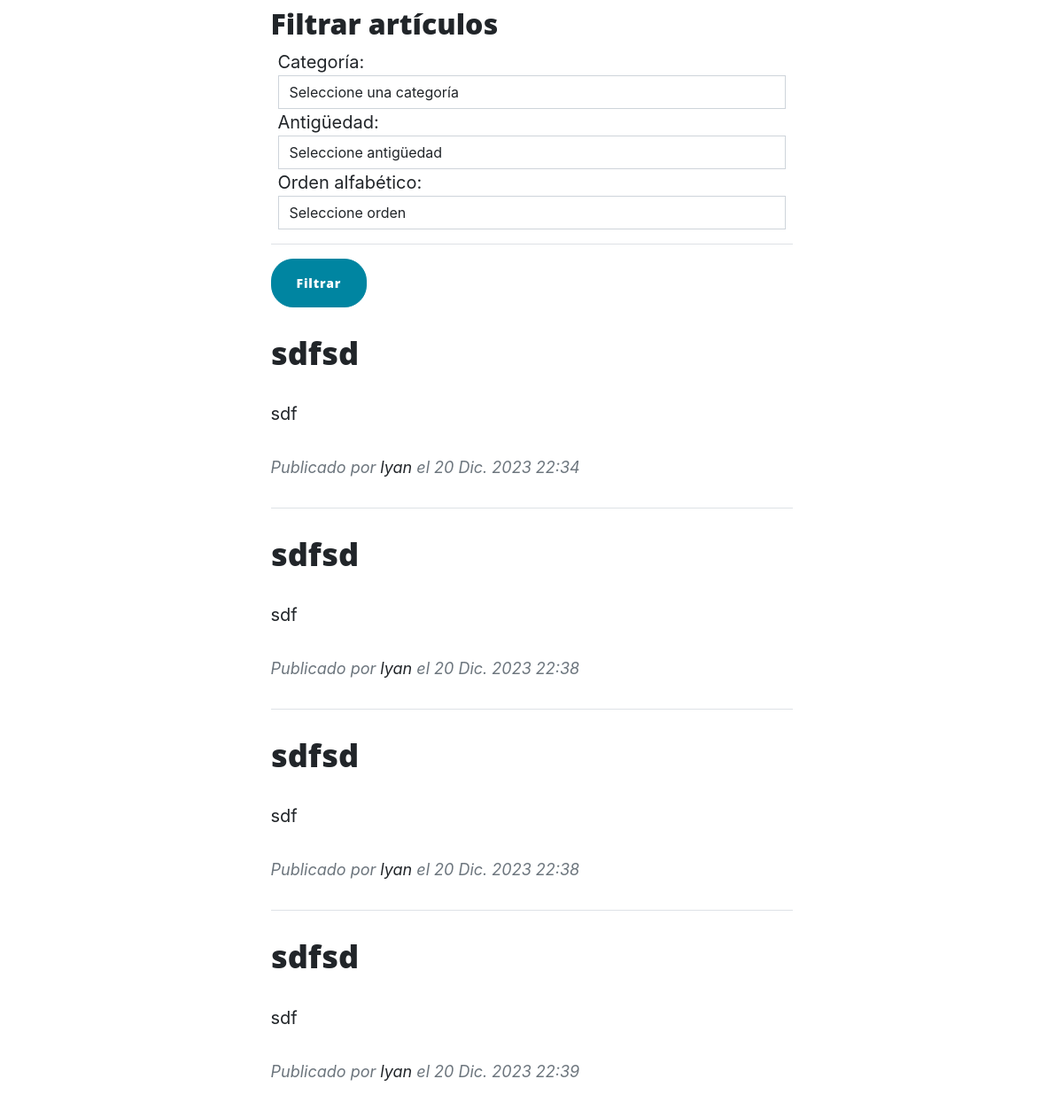
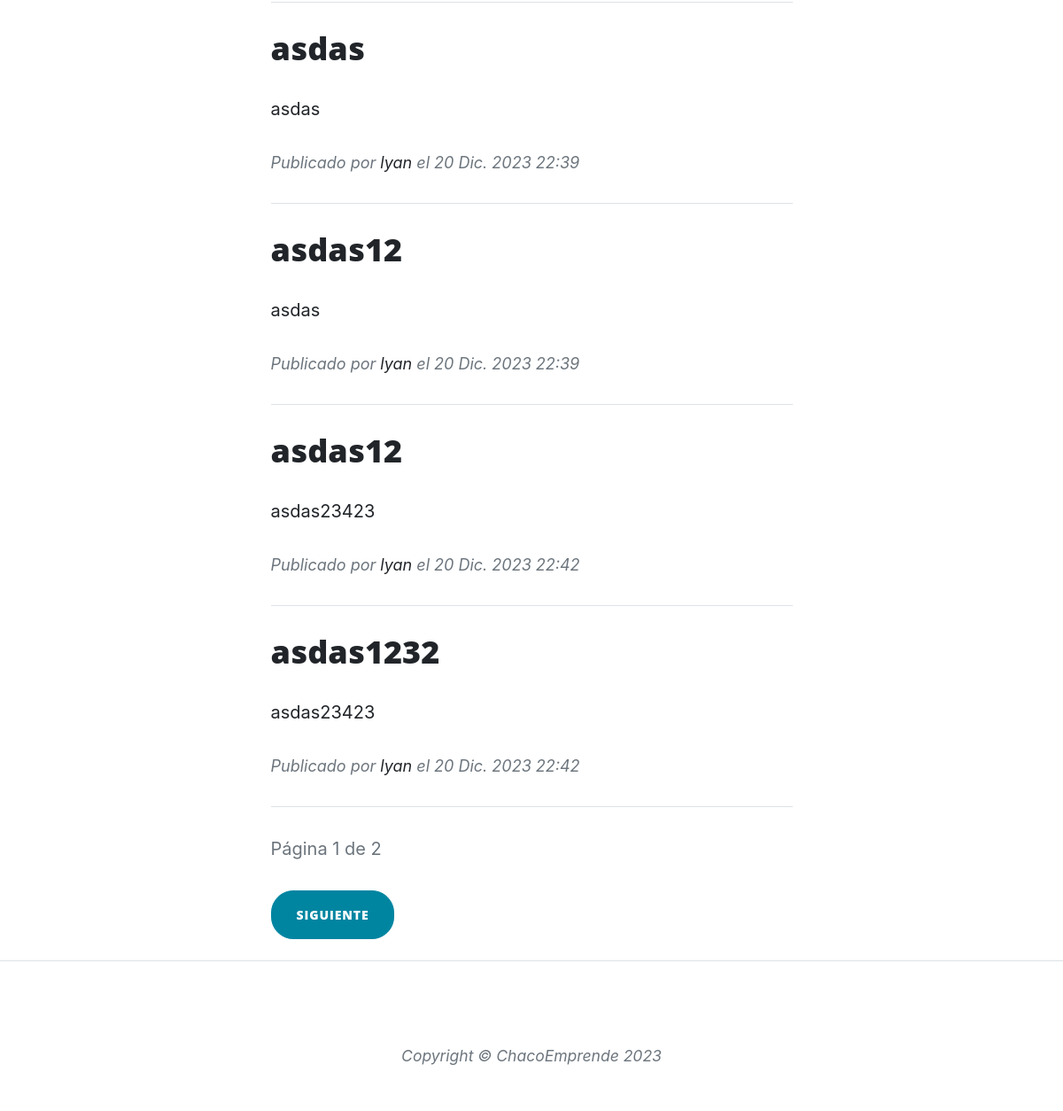
Page /articulos/lista/ (lower part) on the earlier database version (2 pictures, top to bottom).
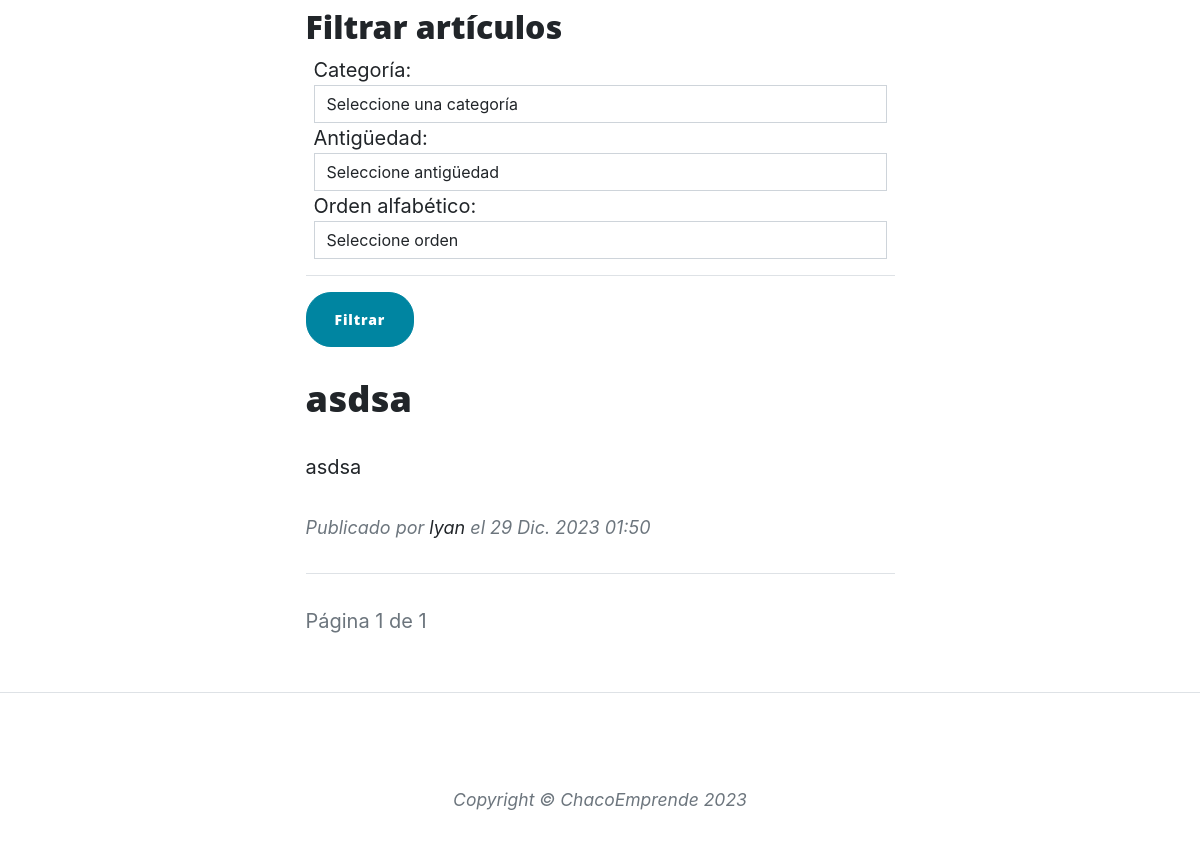
Same page on the later database version.
### apps/articulos/models.py (models this page shows, shortened)
class Articulo(models.Model):
    titulo = models.CharField(max_length=255)
    contenido = models.TextField()
    imagen = models.ImageField(upload_to='articulos_imagenes/', blank=True, null=True)  # Agregado
    autor = models.ForeignKey(User, on_delete=models.CASCADE)
    fecha_creacion = models.DateTimeField(auto_now_add=True)

### apps/articulos/views.py (the view)
# urls.py: path('lista/', views.lista_articulos, name='lista_articulos'),
def lista_articulos(request):
    articulos = Articulo.objects.all()
    categoria = request.GET.get('categoria')
    if categoria:
        articulos = articulos.filter(categoria=categoria)
    antiguedad = request.GET.get('antiguedad')
    if antiguedad == 'asc':
        articulos = articulos.order_by('fecha_creacion')
    elif antiguedad == 'desc':
        articulos = articulos.order_by('-fecha_creacion')
    orden = request.GET.get('orden')
    if orden == 'asc':
        articulos = articulos.order_by('titulo')
    elif orden == 'desc':
        articulos = articulos.order_by('-titulo')
    paginator = Paginator(articulos, 8)
    page = request.GET.get('page')
    try:
        articulos = paginator.page(page)
    except PageNotAnInteger:
        articulos = paginator.page(1)
    except EmptyPage:
        articulos = paginator.page(paginator.num_pages)
    context = {'articulos': articulos}
    return render(request, 'articulos/lista_articulos.html', context)

### templates/articulos/lista_articulos.html (shortened to what this page needs)
{% extends 'post.html' %}
{%load static%}
{% block contenido %}
<div class="container px-4 px-lg-5">
    <div class="row gx-4 gx-lg-5 justify-content-center">
        <div class="col-md-10 col-lg-8 col-xl-7">
            <form method="get" action="{% url 'articulos:lista_articulos' %}" class="form-inline mt-3">
                <h2 class="post-title">Filtrar artículos</h2>
                <div class="form-group mx-2">
                    <label for="categoria">Categoría:</label>
                    <select name="categoria" id="categoria" class="form-control">
                        <option value="" selected>Seleccione una categoría</option>
                    </select>
                </div>
                <div class="form-group mx-2">
                    <label for="antiguedad">Antigüedad:</label>
                    <select name="antiguedad" id="antiguedad" class="form-control">
                        <option value="" selected>Seleccione antigüedad</option>
                    </select>
                </div>
                <div class="form-group mx-2">
                    <label for="orden">Orden alfabético:</label>
                    <select name="orden" id="orden" class="form-control">
                        <option value="" selected>Seleccione orden</option>
                    </select>
                </div>
                <hr />
                <button type="submit" class="btn btn-primary" style="border-radius: 25px;">
                     Filtrar
                </button>
            </form>
            {% for articulo in articulos %}
            <div class="post-preview">
                <a href="{% url 'articulos:detalle_articulo' articulo.id %}">
                    <h2 class="post-title">{{ articulo.titulo }}</h2>
                    <p>{{ articulo.contenido|truncatewords:30 }}</p>
                </a>
                <p class="post-meta">
                    Publicado por <a href="#!">{{ articulo.autor.username }}</a> el {{ articulo.fecha_creacion }}
                </p>
            </div>
            <hr class="my-4" />
            {% endfor %}
            <p class="text-muted">Página {{ articulos.number }} de {{ articulos.paginator.num_pages }}</p>
            <div class="d-flex justify-content-between mb-4">
                {% if articulos.has_next %}
                <a class="btn btn-primary text-uppercase" style="border-radius: 25px;"
                    href="?page={{ articulos.next_page_number }}">
                    Siguiente
                </a>
                {% endif %}
            </div>
        </div>
    </div>
</div>
<footer class="border-top">
    <div class="container px-4 px-lg-5">
        <div class="row gx-4 gx-lg-5 justify-content-center">
            <div class="col-md-10 col-lg-8 col-xl-7">
                <ul class="list-inline text-center">
                </ul>
                <div class="small text-center text-muted fst-italic">Copyright &copy; ChacoEmprende 2023</div>
            </div>
        </div>
    </div>
</footer>
</body>
{% endblock contenido %}

### templates/post.html (shortened to what this page needs)
{%load static%}
<!DOCTYPE html>
<html lang="en">
<head>
        <link href="{%static 'css/styles.css' %}" rel="stylesheet" />
</head>
<body>
        {% block contenido %}
        {% endblock contenido %}
</body>
</html>

Differences in the rows shown:
removed Articulo: titulo "sdfsd", contenido "sdf", autor.username "lyan", fecha_creacion "20 Dic. 2023 22:38"
removed Articulo: titulo "sdfsd", contenido "sdf", autor.username "lyan", fecha_creacion "20 Dic. 2023 22:38"
removed Articulo: titulo "sdfsd", contenido "sdf", autor.username "lyan", fecha_creacion "20 Dic. 2023 22:39"
removed Articulo: titulo "asdas", contenido "asdas", autor.username "lyan", fecha_creacion "20 Dic. 2023 22:39"
removed Articulo: titulo "asdas12", contenido "asdas", autor.username "lyan", fecha_creacion "20 Dic. 2023 22:39"
removed Articulo: titulo "asdas12", contenido "asdas23423", autor.username "lyan", fecha_creacion "20 Dic. 2023 22:42"
removed Articulo: titulo "asdas1232", contenido "asdas23423", autor.username "lyan", fecha_creacion "20 Dic. 2023 22:42"
changed Articulo "lyan": titulo "sdfsd" → "asdsa"; contenido "sdf" → "asdsa"; fecha_creacion "20 Dic. 2023 22:34" → "29 Dic. 2023 01:50"
Other differences:
{{ articulos.paginator.num_pages }}: "2" → "1"
text no longer shown: "SIGUIENTE"
